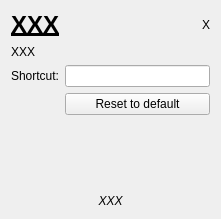
<?xml version="1.0" encoding="UTF-8"?>
<ui version="4.0">
 <class>Action</class>
 <widget class="QWidget" name="Action">
  <property name="geometry">
   <rect>
    <x>0</x>
    <y>0</y>
    <width>221</width>
    <height>219</height>
   </rect>
  </property>
  <property name="windowTitle">
   <string>Action</string>
  </property>
  <layout class="QGridLayout" name="gridLayout">
   <item row="0" column="0" colspan="2">
    <widget class="QLabel" name="name">
     <property name="sizePolicy">
      <sizepolicy hsizetype="Expanding" vsizetype="Preferred">
       <horstretch>0</horstretch>
       <verstretch>0</verstretch>
      </sizepolicy>
     </property>
     <property name="font">
      <font>
       <pointsize>18</pointsize>
       <weight>75</weight>
       <bold>true</bold>
       <underline>true</underline>
      </font>
     </property>
     <property name="text">
      <string>XXX</string>
     </property>
    </widget>
   </item>
   <item row="0" column="2">
    <widget class="QLabel" name="icon">
     <property name="sizePolicy">
      <sizepolicy hsizetype="Fixed" vsizetype="Fixed">
       <horstretch>0</horstretch>
       <verstretch>0</verstretch>
      </sizepolicy>
     </property>
     <property name="text">
      <string>X</string>
     </property>
    </widget>
   </item>
   <item row="1" column="0" colspan="3">
    <widget class="QLabel" name="info">
     <property name="text">
      <string>XXX</string>
     </property>
    </widget>
   </item>
   <item row="2" column="0">
    <widget class="QLabel" name="shortcutLabel">
     <property name="sizePolicy">
      <sizepolicy hsizetype="Fixed" vsizetype="Preferred">
       <horstretch>0</horstretch>
       <verstretch>0</verstretch>
      </sizepolicy>
     </property>
     <property name="text">
      <string>Shortcut:</string>
     </property>
    </widget>
   </item>
   <item row="2" column="1" colspan="2">
    <widget class="QtKeySequenceEdit" name="editor"/>
   </item>
   <item row="3" column="1" colspan="2">
    <widget class="QPushButton" name="defaultButton">
     <property name="text">
      <string>Reset to default</string>
     </property>
    </widget>
   </item>
   <item row="4" column="1">
    <spacer name="verticalSpacer">
     <property name="orientation">
      <enum>Qt::Vertical</enum>
     </property>
     <property name="sizeHint" stdset="0">
      <size>
       <width>20</width>
       <height>10</height>
      </size>
     </property>
    </spacer>
   </item>
   <item row="5" column="0" colspan="3">
    <widget class="QLabel" name="conflict">
     <property name="sizePolicy">
      <sizepolicy hsizetype="Expanding" vsizetype="Preferred">
       <horstretch>0</horstretch>
       <verstretch>0</verstretch>
      </sizepolicy>
     </property>
     <property name="font">
      <font>
       <italic>true</italic>
      </font>
     </property>
     <property name="text">
      <string>XXX</string>
     </property>
     <property name="alignment">
      <set>Qt::AlignCenter</set>
     </property>
    </widget>
   </item>
  </layout>
 </widget>
 <customwidgets>
  <customwidget>
   <class>QtKeySequenceEdit</class>
   <extends>QLineEdit</extends>
   <header>qtkeysequenceedit.h</header>
  </customwidget>
 </customwidgets>
 <tabstops>
  <tabstop>editor</tabstop>
  <tabstop>defaultButton</tabstop>
 </tabstops>
 <resources/>
 <connections/>
</ui>
